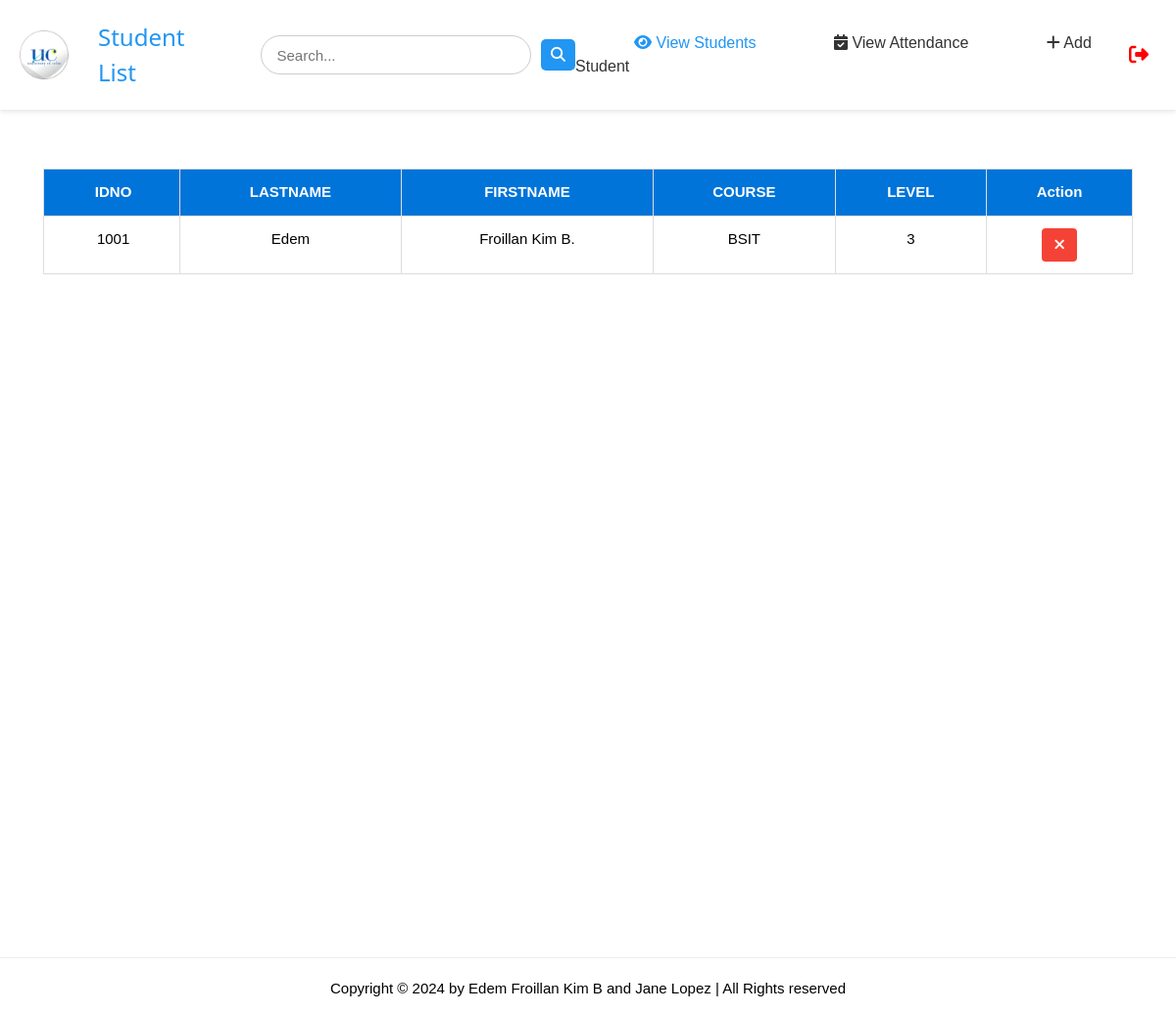
The page /students (signed in) on the database as committed earlier.
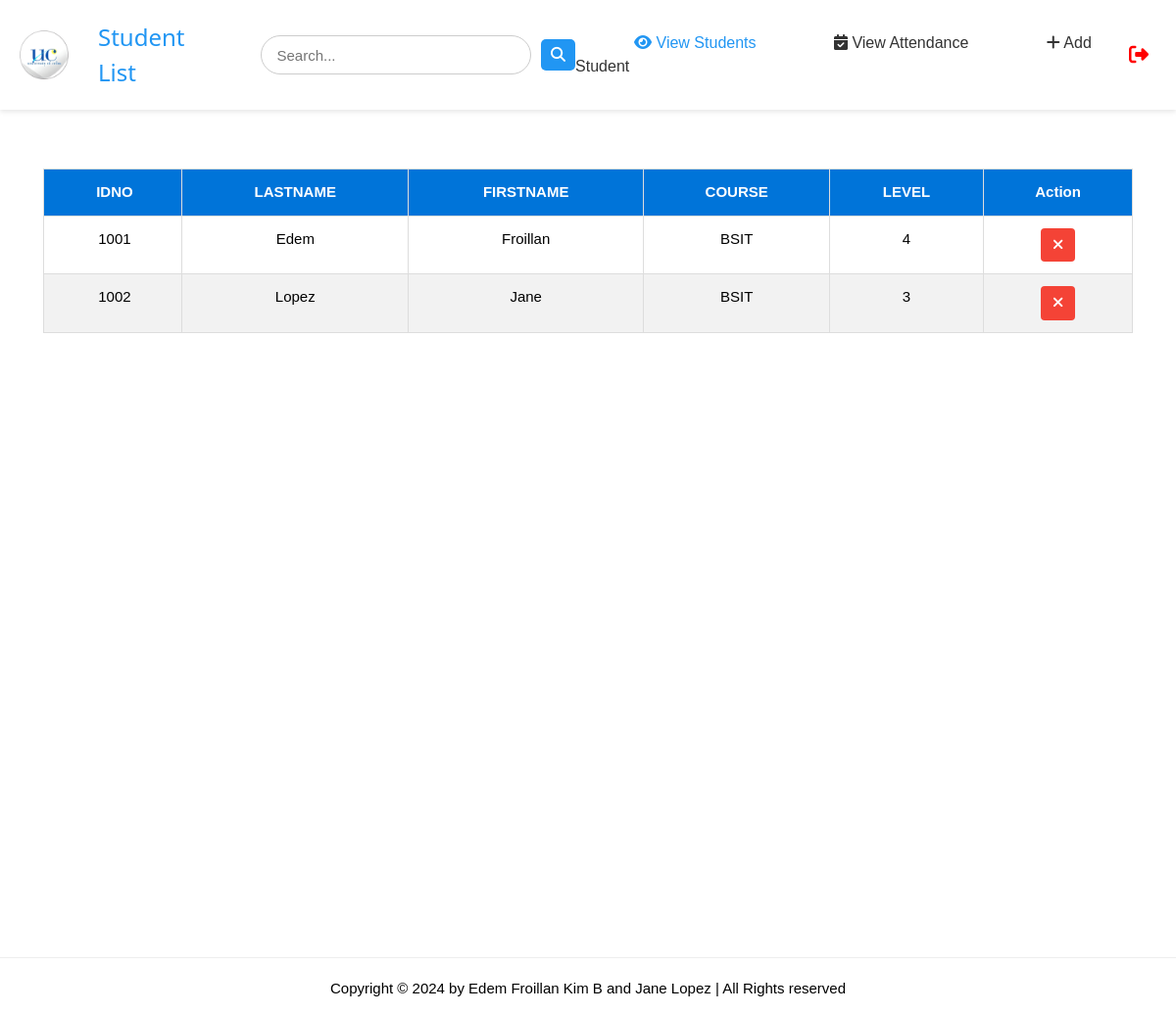
The same page on the database as committed later.
### tables this page shows
CREATE TABLE students (
                    id INTEGER PRIMARY KEY AUTOINCREMENT,
                    idno varchar(10) UNIQUE,
                    firstname varchar(50),
                    lastname varchar(50),
                    course varchar(10),
                    level varchar(5),
                    image TEXT,
                    qrcode TEXT
);

### app.py (the view)
@app.route('/students')
def student_list():
    if 'username' in session:
        pagetitle = "Student List"
        return render_template('studentlist.html',
                               data=getall_records('students'),
                               pagetitle=pagetitle,
                               users=get_users())
    else:
        flash("Please log in first!", "warning")
        return redirect(url_for('login'))

### app.py (called while the page is built)
@app.after_request
def after_request(response):
    response.headers['Cache-Control'] = 'no-store, no-cache, must-revalidate, post-check=0, pre-check=0, max-age=0'
    response.headers['Pragma'] = 'no-cache'
    response.headers['Expires'] = '-1'
    if hasattr(session, 'username') and 'username' not in session:
        response.headers['Cache-Control'] = 'no-store'
        response.headers['Pragma'] = 'no-cache'
        response.headers['Expires'] = '-1'
    return response

def get_users() -> object:
    return getall_records('students')

### dbhelper.py (called while the page is built)
def getprocess(sql: str, params=()) -> list:
    db = connect(database)
    cursor = db.cursor()
    cursor.row_factory = Row
    try:
        cursor.execute(sql, params)
        data = cursor.fetchall()
        return data
    finally:
        cursor.close()
        db.close()

def getall_records(table: str) -> list:
    sql = f'SELECT * FROM `{table}`'
    return getprocess(sql)

### templates/studentlist.html (shortened to what this page needs)
{% extends 'base.html' %}
{% block header %}
    {% include 'header.html' %}
{% endblock %}
{% block content %}
<div class="w3-row-padding" id="main_container" style="height: 100vh;">
    <div class="w3-full" style="padding: 1rem 3%;">
        <table class="w3-table-all styled-table" id="table">
            <thead>
                <tr id="tr1">
                    <th class="w3-center">IDNO</th>
                    <th class="w3-center">LASTNAME</th>
                    <th class="w3-center">FIRSTNAME</th>
                    <th class="w3-center">COURSE</th>
                    <th class="w3-center">LEVEL</th>
                    <th class="w3-center">Action</th>
                </tr>
            </thead>
            <tbody>
                {% for user in users %}
                <tr id="tr2">
                    <td class="w3-center" data-cell="IDNO:"><a>{{ user["idno"] }}</a></td>
                    <td class="w3-center" data-cell="LASTNAME:">{{ user["lastname"] }}</td>
                    <td class="w3-center" data-cell="FIRSTNAME:">{{ user["firstname"] }}</td>
                    <td class="w3-center" data-cell="COURSE:">{{ user["course"] }}</td>
                    <td class="w3-center" data-cell="LEVEL:">{{ user["level"] }}</td>
                    <td class="w3-center" data-cell="ACTION:">
                        <button class="w3-button w3-red delete-btn delete" onclick="openCustomAlert('{{ user['idno'] }}')">
                            <i class="fas fa-times"></i>
                        </button>
                    </td>
                </tr>
                {% endfor %}
            </tbody>
        </table>
    </div>
</div>
{% endblock %}

### templates/base.html (shortened to what this page needs)
<!DOCTYPE html>
<html>
<head>
    <link rel='stylesheet' href="{{ url_for('static', filename='css/style.css') }}">
    <link rel="stylesheet" href="{{ url_for('static', filename='font-awesome/css/all.min.css') }}">
</head>
<body>
    <div>
        {% block header %}{% endblock %}
        {% block content %}{% endblock %}
    </div>
    <hr>
    <footer class="w3-center">
        <div class="footer-box">
            <p>Copyright &copy; 2024 by Edem Froillan Kim B and Jane Lopez | All Rights reserved</p>
        </div>
    </footer>
</body>
</html>

### templates/header.html
<div class="header">
    <div class="left-section">
        <img src="../static/images/logo.png" alt="Logo" id="logo">
        <h3 class="">{{ pagetitle }}</h3>
        <input type="text" placeholder="Search..." id="search-bar">
        <button type="submit" id="search-button"><i class="fa fa-search"></i></button>
    </div>
    <div class="navbar">
        <a href="/students" id="view-students">
            <i class="fa fa-eye"></i> View Students
        </a>
        <a href="#" id="view-attendance">
            <i class="fa fa-calendar-check"></i> View Attendance
        </a>
        <a href="/addstudent" id="add-student">
            <i class="fa fa-plus"></i> Add Student
        </a>
    </div>
    <a href="/logout" id="logout">
        <i class="fa fa-sign-out-alt"></i>
    </a>
</div>

### static/css/style.css (style rules this page uses)
html { box-sizing:border-box }
*,*:before,*:after { box-sizing:inherit }
html { -ms-text-size-adjust:100%;-webkit-text-size-adjust:100% }
body { margin:0 }
article,aside,details,figcaption,figure,footer,header,main,menu,nav,section { display:block }
a { background-color:transparent }
img { border-style:none }
hr { box-sizing:content-box;height:0;overflow:visible }
button,input,select,textarea,optgroup { font:inherit;margin:0 }
button,input { overflow:visible }
button,select { text-transform:none }
button,[type=button],[type=reset],[type=submit] { -webkit-appearance:button }
html,body { font-family:Verdana,sans-serif;font-size:15px;line-height:1.5 }
html { overflow-x:hidden }
h3 { font-size:24px }
h1,h2,h3,h4,h5,h6 { font-family:"Segoe UI",Arial,sans-serif;font-weight:400;margin:10px 0 }
hr { border:0;border-top:1px solid #eee;margin:20px 0 }
img { vertical-align:middle }
a { color:inherit }
.w3-table,.w3-table-all { border-collapse:collapse;border-spacing:0;width:100%;display:table }
.w3-table-all { border:1px solid #ccc }
.w3-bordered tr,.w3-table-all tr { border-bottom:1px solid #ddd }
.w3-table-all tr:nth-child(odd) { background-color:#fff }
.w3-table-all tr:nth-child(even) { background-color:#f1f1f1 }
.w3-table td,.w3-table th,.w3-table-all td,.w3-table-all th { padding:8px 8px;display:table-cell;text-align:left;vertical-align:top }
.w3-table th:first-child,.w3-table td:first-child,.w3-table-all th:first-child,.w3-table-all td:first-child { padding-left:16px }
.w3-btn,.w3-button { border:none;display:inline-block;padding:8px 16px;vertical-align:middle;overflow:hidden;text-decoration:none;color:inherit;background-color:inherit;text-align:center;cursor:pointer;white-space:nowrap }
.w3-btn,.w3-button { -webkit-touch-callout:none;-webkit-user-select:none;-khtml-user-select:none;-moz-user-select:none;-ms-user-select:none;user-select:none }
.w3-container:after,.w3-container:before,.w3-panel:after,.w3-panel:before,.w3-row:after,.w3-row:before,.w3-row-padding:after,.w3-row-padding:before, .w3-cell-row:before,.w3-cell-row:after,.w3-clear:after,.w3-clear:before,.w3-bar:before,.w3-bar:after { content:"";display:table;clear:both }
.w3-row-padding,.w3-row-padding>.w3-half,.w3-row-padding>.w3-third,.w3-row-padding>.w3-twothird,.w3-row-padding>.w3-threequarter,.w3-row-padding>.w3-quarter,.w3-row-padding>.w3-col { padding:0 8px }
.w3-center { text-align:center!important }
.w3-red,.w3-hover-red:hover { color:#fff!important;background-color:#f44336!important }
.header { display: flex; justify-content: space-between; align-items: center; padding: 10px 20px; background-color: #fff; box-shadow: 0 2px 5px rgba(0, 0, 0, 0.1); position: sticky; top: 0; z-index: 100; margin-bottom: 3rem; }
.left-section { display: flex; align-items: center; }
#logo { width: 50px; height: auto; margin-right: 10px; }
h3 { margin-left: 20px; color: #2196F3; }
#search-bar { padding: 15px; margin-right: 10px; border-radius: 20px; border: 1px solid #ccc; margin-left: 3rem; width: 300px; height: 40px; }
#search-bar::placeholder { margin-left: 100px; }
#search-button { background-color: #2196F3; color: white; border: none; padding: 5px 10px; border-radius: 5px; cursor: pointer; }
.navbar a { font-size: 1.7rem; color: var(--text-color); margin: 4rem; position: relative; flex: 1; }
.navbar a { margin-right: 15px; text-decoration: none; color: #333; font-size: 16px; }
.navbar a::after { content: ''; width: 0%; height: 3px; background: #2196F3; position: absolute; left: 0; bottom: -6px; transition: .4s; }
.navbar a:hover::after, .navbar a.active { color: #2196F3; width: 100%; }
.navbar a.active { color: #2196F3; }
#logout { text-decoration: none; color: red; font-size: 20px; display: flex; align-items: center; transition: color 0.3s ease; }
#logout i { margin-right: 8px; }
.navbar, #logout { position: sticky; top: 0; background-color: #fff; padding: 10px 0; z-index: 100; gap: 3rem; }
.styled-table { width: 100%; border-collapse: collapse; font-family: Arial, sans-serif; margin-bottom: 20px; }
.styled-table th, .styled-table td { padding: 12px; border: 1px solid #ddd; text-align: left; }
.styled-table th { background-color: #0074D9; color: white; font-weight: bold; }
.styled-table tr:nth-child(even) { background-color: #f2f2f2; }
.styled-table .delete-btn { background-color: #ff4d4d; color: white; padding: 6px 12px; border: none; cursor: pointer; border-radius: 4px; }
.styled-table .delete-btn i { text-align: center; }

Rows that differ between the two databases and show on the page:
removed students: idno "1001", lastname "Edem", firstname "Froillan Kim B.", course "BSIT", level "3"
added students: idno "1001", lastname "Edem", firstname "Froillan", course "BSIT", level "4"
added students: idno "1002", lastname "Lopez", firstname "Jane", course "BSIT", level "3"
